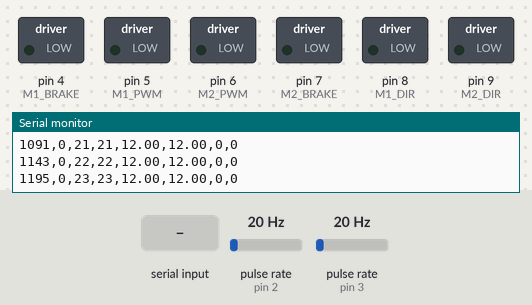
Simulated run of this sketch. Board: Arduino Uno, built with avr-gcc and run on an emulated ATmega328P. Shown: switched loads named in the sketch (green lamp = pin HIGH), the last lines printed to the serial monitor. Wiring (inferred from the names in the program): 2 × pulse sensor: data pin 2 / data pin 3. Dashed ring = blinking. Inputs (shaded band) come from the test bench; at power-on: pulse rate (sensors on pin 2, pin 3) 20 Hz.

Above: at 1.2 s.
1.3 s: "z\n" received over Serial
At 2.2 s:
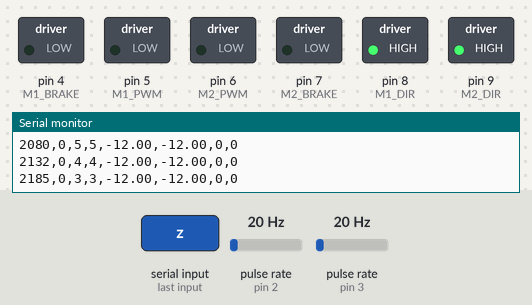
4.3 s: pulse rate (sensor on pin 2) set to 4 Hz
7.3 s: pulse rate (sensor on pin 3) set to 4 Hz
9.0 s: pulse rate (sensor on pin 2) set to 50 Hz
At 10.19 s:
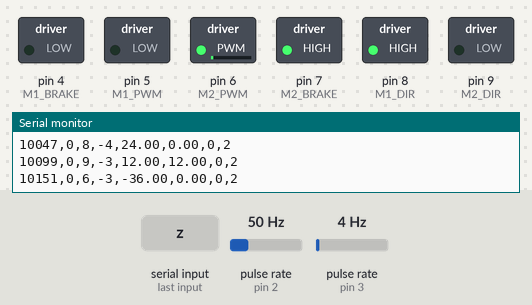
12.0 s: "q\n" received over Serial
At 13.0 s:
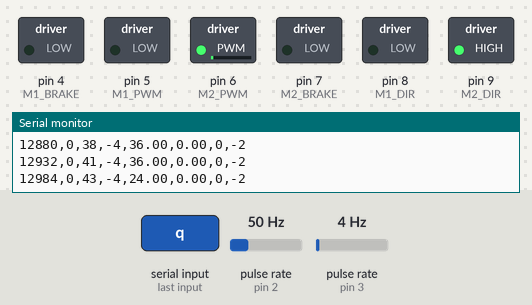
13.6 s: "a\n" received over Serial
At 14.2 s:
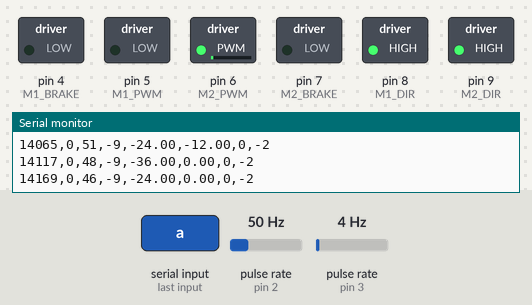
Timing chart, 0 to 16.2 s (numbered marks = the images above; inputs shaded):
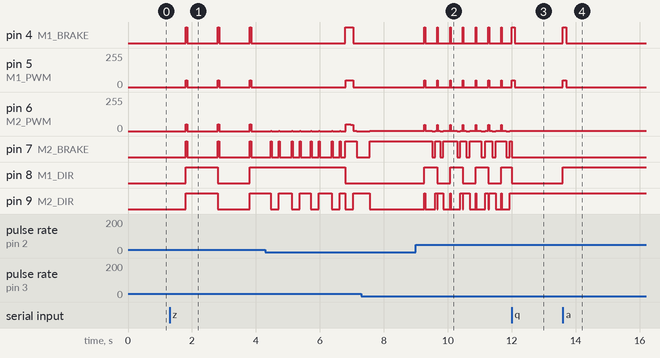

Measured:
- after the input at 1.3 s, pin 4 (M1_BRAKE), pin 7 (M2_BRAKE): alternates HIGH for 0.05 s and LOW for 0.95 s, starting after 0.50 s; pin 5 (M1_PWM), pin 6 (M2_PWM): alternates 50/255 for 0.05 s and 0/255 for 0.95 s, starting after 0.50 s; pin 8 (M1_DIR), pin 9 (M2_DIR): LOW → HIGH after 0.50 s, → LOW 1.0 s later, → HIGH 1.0 s later
- after the input at 9.0 s, pin 7 (M2_BRAKE): HIGH → LOW after 0.51 s, then moves between LOW and HIGH, repeating every 0.78 s
- after the input at 12.0 s, pin 6 (M2_PWM): stops changing and stays 2/255; pin 9 (M2_DIR): stops changing and stays HIGH
- after the input at 13.6 s, pin 4 (M1_BRAKE): LOW → HIGH at once, → LOW 0.10 s later; pin 5 (M1_PWM): 0/255 → 50/255 at once, → 0/255 0.10 s later; pin 8 (M1_DIR): LOW → HIGH at once

The sketch:

synch_log_AI_gen.ino
```cpp
#include <Arduino.h>
#include "config.h"
#include "MotorControl.h"
#include "Logger.h"

void setup() {
  Serial.begin(115200);
  MotorControl::init();
  Serial.println("System Ready. Speed Limit: 0.1 m/s");
}

void loop() {

  //// 1. READ COMMANDS ////
  if (Serial.available() > 0) {
    String input = Serial.readStringUntil('\n');
    input.trim();

    // Manual Jogging
    if (input.equals("q")) { MotorControl::manualJog(1, true); }
    else if (input.equals("a")) { MotorControl::manualJog(1, false); }
    else if (input.equals("w")) { MotorControl::manualJog(2, true); }
    else if (input.equals("s")) { MotorControl::manualJog(2, false); }

    // Set Zero
    else if (input.equalsIgnoreCase("z")) {
      MotorControl::setZero();
      Serial.println("MSG: Zero Set!");
    }

    // Emergency Halt (Sets target to current position)
    else if (input.equalsIgnoreCase("h")) {
      MotorControl::emergencyHalt();
      Serial.println("MSG: EMERGENCY HALT TRIGGERED");
    }

    // Move to Target
    else {
      long new_target = input.toInt();
      if (new_target == 0 && input != "0") { /* Invalid */ }
      else {
         MotorControl::setTarget(new_target);
      }
    }
  }

  //// 2. SYNC LOOP ////
  MotorControl::update();

  //// 3. LOGGING ////
  Logger::logData();
}
```

Logger.cpp
```cpp
#include "Logger.h"

unsigned long Logger::lastLogTime = 0;

void Logger::logData() {
    if (millis() - lastLogTime > LOG_INTERVAL) {
        // Update RPM before logging
        MotorControl::updateRPM(LOG_INTERVAL);

        // CSV Output
        Serial.print(millis()); Serial.print(",");
        Serial.print(MotorControl::getTargetPos()); Serial.print(",");
        Serial.print(MotorControl::getM1Pos()); Serial.print(",");
        Serial.print(MotorControl::getM2Pos()); Serial.print(",");
        Serial.print(MotorControl::getM1RPM()); Serial.print(",");
        Serial.print(MotorControl::getM2RPM()); Serial.print(",");
        Serial.print(MotorControl::getPWM1()); Serial.print(",");
        Serial.println(MotorControl::getPWM2());

        lastLogTime = millis();
    }
}
```

Logger.h
```cpp
#ifndef LOGGER_H
#define LOGGER_H

#include <Arduino.h>
#include "MotorControl.h"
#include "config.h"

class Logger {
public:
    static void logData();
private:
    static unsigned long lastLogTime;
};

#endif
```

MotorControl.cpp
```cpp
#include "MotorControl.h"

// Define static members
volatile long MotorControl::m1_pos = 0;
volatile long MotorControl::m2_pos = 0;
long MotorControl::target_pos = 0;

long MotorControl::last_m1_pos = 0;
long MotorControl::last_m2_pos = 0;
float MotorControl::m1_rpm = 0;
float MotorControl::m2_rpm = 0;
unsigned long MotorControl::lastRpmCalcTime = 0;

int MotorControl::global_pwm1 = 0;
int MotorControl::global_pwm2 = 0;
// Master PID
float MotorControl::kp_m1 = KP_M1;
float MotorControl::ki_m1 = KI_M1;
float MotorControl::kd_m1 = KD_M1;
float MotorControl::integral_error_m1 = 0;
long MotorControl::last_error_m1 = 0;

// Slave PID
float MotorControl::kp_m2 = KP_M2;
float MotorControl::ki_m2 = KI_M2;
float MotorControl::kd_m2 = KD_M2;
float MotorControl::integral_error_m2 = 0;
long MotorControl::last_error_m2 = 0;

bool MotorControl::isSynced = false;

void MotorControl::init() {
    // Pin Setup
    pinMode(M1_PWM, OUTPUT); pinMode(M1_BRAKE, OUTPUT); pinMode(M1_DIR, OUTPUT);
    pinMode(M2_PWM, OUTPUT); pinMode(M2_BRAKE, OUTPUT); pinMode(M2_DIR, OUTPUT);
    pinMode(M1_ENC_A, INPUT_PULLUP); pinMode(M2_ENC_A, INPUT_PULLUP);

    attachInterrupt(digitalPinToInterrupt(M1_ENC_A), countM1, RISING);
    attachInterrupt(digitalPinToInterrupt(M2_ENC_A), countM2, RISING);

    // Initial Stop
    digitalWrite(M1_BRAKE, LOW); digitalWrite(M2_BRAKE, LOW);
    analogWrite(M1_PWM, 0); analogWrite(M2_PWM, 0);
}

void MotorControl::update() {
    // RPM Calculation Logic (moved from logging to here or keep separate?
    // The original code calculated RPM inside the logging block.
    // It's better to calculate it here if we want it updated regularly,
    // but to match original logic, I'll add a method to update RPM or just let the logger call it?
    // Actually, the original code calculated RPM *only* when logging.
    // Let's keep that behavior for now to avoid changing timing,
    // but I'll expose a method to update RPM state that the Logger can call,
    // or just do it in update() if we want better control.
    // For now, I'll leave RPM calc to be triggered by the Logger or a separate timer.
    // Wait, the original code did it inside the `if (millis() - lastLogTime > LOG_INTERVAL)` block.
    // I will implement a `calculateRPM` method that can be called.

    if (isSynced) {
        // ---- MASTER MOTOR (Position Control) ----
        long error_m1 = target_pos - m1_pos;

        // Deadband
        if (abs(error_m1) < 10) {
            error_m1 = 0;
            integral_error_m1 = 0;
        }

        integral_error_m1 += error_m1;
        integral_error_m1 = constrain(integral_error_m1, -1000, 1000); // Anti-windup

        long derivative_m1 = error_m1 - last_error_m1;
        last_error_m1 = error_m1;

        float output_m1 = (error_m1 * kp_m1) + (integral_error_m1 * ki_m1) + (derivative_m1 * kd_m1);

        // Speed Limiting (Cruise Speed)
        // We can clamp the output to SPEED_CRUISE
        int pwm_m1 = constrain(output_m1, -SPEED_CRUISE, SPEED_CRUISE);

        // ---- SLAVE MOTOR (Sync Control) ----
        // Target for M2 is M1's position (or we can use target_pos, but syncing to M1 is safer)
        // Error = Master - Slave
        long error_sync = m1_pos - m2_pos;

        // Deadband for Sync
        if (abs(error_sync) < SYNC_DEADBAND) {
             error_sync = 0;
             integral_error_m2 = 0;
        }

        integral_error_m2 += error_sync;
        integral_error_m2 = constrain(integral_error_m2, -500, 500);

        long derivative_m2 = error_sync - last_error_m2;
        last_error_m2 = error_sync;

        float adjustment = (error_sync * kp_m2) + (integral_error_m2 * ki_m2) + (derivative_m2 * kd_m2);

        // Slave PWM is Master PWM + Adjustment
        // But we need to handle direction.
        // If pwm_m1 is positive, we are moving forward.
        // If pwm_m1 is negative, we are moving backward.
        // The adjustment should add/subtract speed.

        int pwm_m2 = pwm_m1 + adjustment;

        // ---- APPLY TO HARDWARE ----

        // Motor 1
        if (pwm_m1 == 0) {
            analogWrite(M1_PWM, 0);
            digitalWrite(M1_BRAKE, LOW); // Or HIGH to hold? Let's use LOW for now as per original
        } else {
            digitalWrite(M1_BRAKE, HIGH);
            if (pwm_m1 > 0) digitalWrite(M1_DIR, LOW);
            else digitalWrite(M1_DIR, HIGH);
            analogWrite(M1_PWM, abs(pwm_m1));
        }

        // Motor 2
        if (pwm_m2 == 0 && pwm_m1 == 0) {
             analogWrite(M2_PWM, 0);
             digitalWrite(M2_BRAKE, LOW);
        } else {
             digitalWrite(M2_BRAKE, HIGH);
             // Direction depends on sign of pwm_m2
             if (pwm_m2 > 0) digitalWrite(M2_DIR, LOW); // Assuming same wiring
             else digitalWrite(M2_DIR, HIGH);

             // Safety clamp
             int safe_pwm2 = constrain(abs(pwm_m2), 0, 255);
             analogWrite(M2_PWM, safe_pwm2);
        }

        global_pwm1 = pwm_m1;
        global_pwm2 = pwm_m2;
    }
}

void MotorControl::manualJog(int motor, bool up) {
    isSynced = false;
    digitalWrite(M1_BRAKE, LOW); digitalWrite(M2_BRAKE, LOW);
    int pwm = SPEED_CRUISE; int duration = 100;
    if (motor == 1) {
        digitalWrite(M1_BRAKE, HIGH); digitalWrite(M1_DIR, up ? LOW : HIGH);
        analogWrite(M1_PWM, pwm); delay(duration); analogWrite(M1_PWM, 0); digitalWrite(M1_BRAKE, LOW);
    } else {
        digitalWrite(M2_BRAKE, HIGH); digitalWrite(M2_DIR, up ? LOW : HIGH);
        analogWrite(M2_PWM, pwm); delay(duration); analogWrite(M2_PWM, 0); digitalWrite(M2_BRAKE, LOW);
    }
}

void MotorControl::setTarget(long target) {
    target_pos = target;
    isSynced = true;
    digitalWrite(M1_BRAKE, HIGH); digitalWrite(M2_BRAKE, HIGH);
}

void MotorControl::setZero() {
    noInterrupts(); m1_pos = 0; m2_pos = 0; interrupts();
    noInterrupts(); m1_pos = 0; m2_pos = 0; interrupts();
    target_pos = 0;
    integral_error_m1 = 0; last_error_m1 = 0;
    integral_error_m2 = 0; last_error_m2 = 0;
    isSynced = true;
}

void MotorControl::emergencyHalt() {
    target_pos = m1_pos;
    isSynced = true;
}

// ISRs
void MotorControl::countM1() { if (digitalRead(M1_DIR) == LOW) m1_pos++; else m1_pos--; }
void MotorControl::countM2() { if (digitalRead(M2_DIR) == LOW) m2_pos++; else m2_pos--; }

// Getters
long MotorControl::getM1Pos() { return m1_pos; }
long MotorControl::getM2Pos() { return m2_pos; }
long MotorControl::getTargetPos() { return target_pos; }
int MotorControl::getPWM1() { return global_pwm1; }
int MotorControl::getPWM2() { return global_pwm2; }

// RPM needs to be calculated periodically
void MotorControl::updateRPM(unsigned long intervalMs) {
    float rpm_factor = (1000.0 / intervalMs) * 60.0 / ENCODER_PPR;
    m1_rpm = (m1_pos - last_m1_pos) * rpm_factor;
    m2_rpm = (m2_pos - last_m2_pos) * rpm_factor;
    last_m1_pos = m1_pos;
    last_m2_pos = m2_pos;
}

float MotorControl::getM1RPM() { return m1_rpm; }
float MotorControl::getM2RPM() { return m2_rpm; }
```

MotorControl.h
```cpp
#ifndef MOTOR_CONTROL_H
#define MOTOR_CONTROL_H

#include <Arduino.h>
#include "config.h"

// Motor Control Class or Namespace
// Using a class with static members or a namespace is common for singletons like this.
// For simplicity in Arduino, I'll use a class with static members or just functions.
// Let's use a class to keep it clean.

class MotorControl {
public:
    static void init();
    static void update();
    static void manualJog(int motor, bool up);
    static void setTarget(long target);
    static void setZero();
    static void emergencyHalt();
    static void updateRPM(unsigned long intervalMs);

    // Telemetry getters
    static long getM1Pos();
    static long getM2Pos();
    static long getTargetPos();
    static float getM1RPM();
    static float getM2RPM();
    static int getPWM1();
    static int getPWM2();

    // ISRs need to be public/accessible
    static void countM1();
    static void countM2();

private:
    static volatile long m1_pos;
    static volatile long m2_pos;
    static long target_pos;

    // RPM Calculation
    static long last_m1_pos;
    static long last_m2_pos;
    static float m1_rpm;
    static float m2_rpm;
    static unsigned long lastRpmCalcTime;

    // Control
    // Control
    static int global_pwm1;
    static int global_pwm2;

    // Master PID (Position)
    static float kp_m1, ki_m1, kd_m1;
    static float integral_error_m1;
    static long last_error_m1;

    // Slave PID (Sync)
    static float kp_m2, ki_m2, kd_m2;
    static float integral_error_m2;
    static long last_error_m2;

    static bool isSynced;
};

#endif
```

config.h
```cpp
#ifndef CONFIG_H
#define CONFIG_H

#include <Arduino.h>

//// CONFIGURATION ////
// Encoder Settings (AMT102-V: Set Switch 4 ON for 100 PPR)
const float ENCODER_PPR = 100.0;

// Speed Limit for 0.1 m/s (approx 3000 RPM on T8 screw)
// Max PWM is 255 (~5400 RPM). 150 is roughly 0.1 m/s.
const int SPEED_CRUISE = 50;
const int SPEED_SLOW   = 30;  // Landing speed

// Data Logging Rate
const int LOG_INTERVAL = 50;

//// PINS ////
// Motor 1 (Left/Master)
const int M1_PWM = 5;
const int M1_BRAKE = 4;
const int M1_DIR = 8;
const int M1_ENC_A = 2; // Interrupt Pin

// Motor 2 (Right/Slave)
const int M2_PWM = 6;
const int M2_BRAKE = 7;
const int M2_DIR = 9;
const int M2_ENC_A = 3; // Interrupt Pin

//// PID TUNING ////
// Master (Position Control)
const float KP_M1 = 0.47;
const float KI_M1 = 0.55;
const float KD_M1 = 0.0;

// Slave (Sync Control)
const float KP_M2 = 0.;
const float KI_M2 = 0.005;
const float KD_M2 = 0.02;
const int SYNC_DEADBAND = 3; // Pulses (Stop correcting if error is small)

#endif
```
